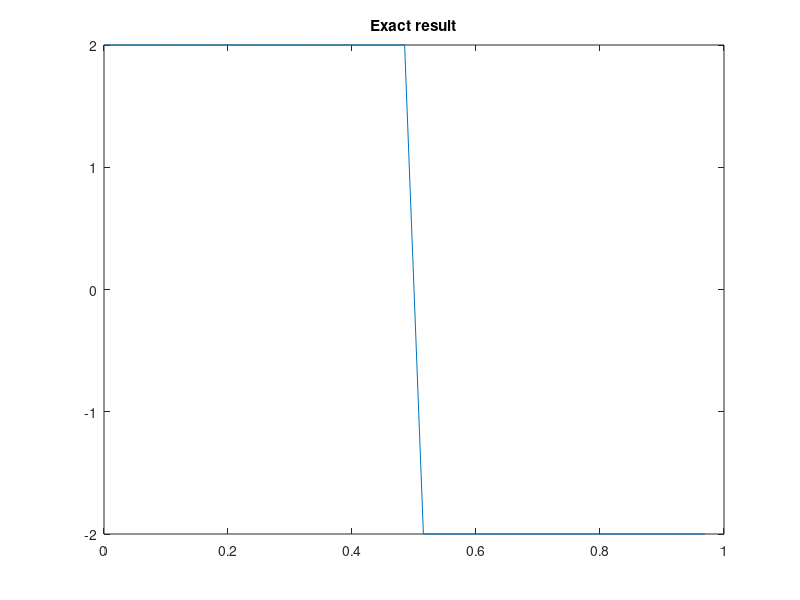
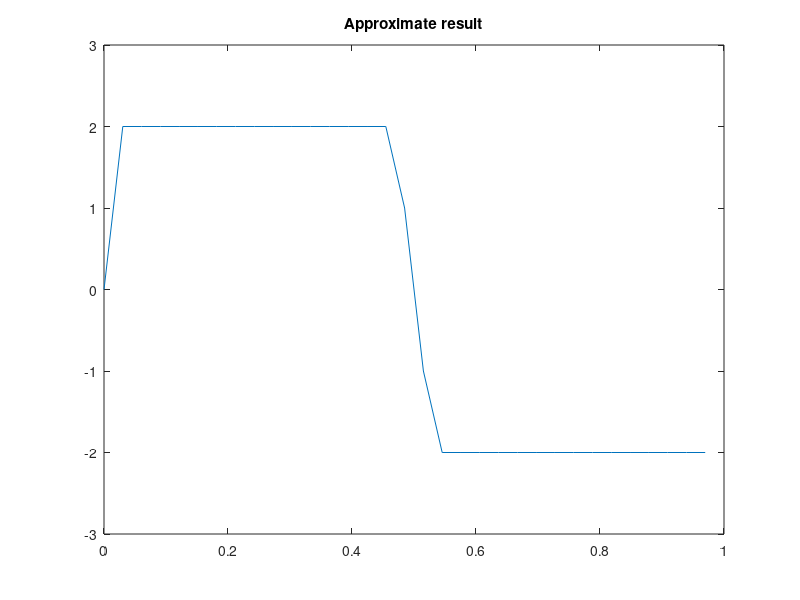
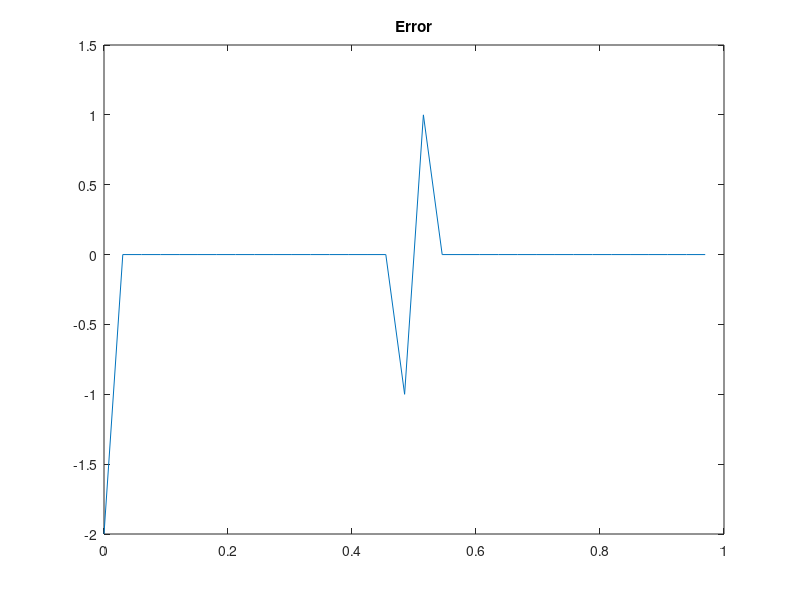

Source code (MATLAB) for these figures, in order:
clear all;
close all;

% --- Set parameters:
n = 33;  % Number of grid points.
a = 0;  
b = 1;  % a and b specify the extent of the grid.

h = (b-a)/n;
x = linspace(a,b-h,n).';        % The .' tranposes the vector
                                % generated by linspace to a column vector.
                                % Note that we generate a "periodic grid".



% --- Generate a first derivative matrix:
row = zeros(1,n);  % Initialize n row vector of length
                   % n with zeros.
row(2) = 1;
row(n) = -1;
                   
col = zeros(n,1);  % Initialize n column vector of length
                   % n with zeros.
col(2) = -1;
col(n) = 1;

D1 = toeplitz(col,row)/(2*h);
                   

f = zeros(n,1);
df_dx = zeros(n,1);
for j=1:n
    if x(j)<0.5
        f(j)=2*x(j);
         df_dx(j)=2;
    else
        f(j)=1-2*(x(j)-0.5);
        df_dx(j)=-2;
    end
end


D1x = D1*f;      % We need f(x) to be a column vector here.
                    % That's why we transposed linspace above.

error = D1x-df_dx;

figure(1)
plot(x,df_dx)
title('Exact result')

figure(2)
plot(x,D1x)
title('Approximate result')

figure(3)
plot(x,error)
title('Error')